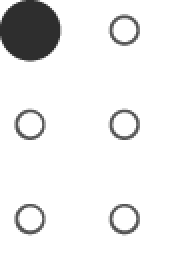
#> input picture img/alphabet/a.png, 89 x 133 px (shown 2 times larger)
$ python -i calibrate_dots.py   (imports and definitions only)
#> lines starting #> are read from the running program, lines starting #| are printed output that depends on the picture; after the words box and inside, x2 and y2 are one past the last pixel; in counts of white or black regions, pixels touching at a corner belong together
import sys
sys.path.insert(0, '..')

import numpy as np
import cv2          # Version 4.2.0
from params import *
import json

import os
path = os.getcwd()
parent_dir = os.path.abspath(os.path.join(path, os.pardir))


def get_dividers(img, show_cell_dividers=SHOW_CELL_DIVIDERS):

    height = img.shape[0]
    width = img.shape[1]

    x_dividers = [0]
    curr_x = 0
    for i in range(NUM_CELLS):
        curr_x += width/NUM_CELLS
        x_dividers.append(curr_x)

        if show_cell_dividers:
            cv2.line(img, (curr_x, 0), (curr_x, height), BLUE, 3)

    return x_dividers


def get_center(img, peg_pushed, show_center=SHOW_CENTER):
    peg_centers = []
    for contour in peg_pushed:
        # compute the center of the contour
        M = cv2.moments(contour)
        cX = int(M["m10"] / M["m00"])
        cY = int(M["m01"] / M["m00"])

        # draw the contour and center of the shape on the image
        if show_center:
            cv2.circle(img, (cX, cY), 3, BLACK, -1)

        peg_centers.append((cX, cY))

    return peg_centers


def number_pegs(img, peg_centers, x_dividers):

    peg_color = {0: (53, 211, 81), 1: (13, 23, 143), 2: (69, 121, 215), 3: (165, 78, 248), 4: (83, 207, 204), 5: (185, 240, 217), 6: (136, 220, 14)}

    center_identifiers = {}
    dot_boundaries = []

    # cell
    cell_nums = {}
    for (cX, cY) in peg_centers:
        for i in range(1, len(x_dividers)):
            if cX > x_dividers[i-1] and cX < x_dividers[i]:
                cell = i-1

                # for cell number
                if i-1 not in cell_nums:
                    cell_nums[cell] = [(cX, cY)]
                else:
                    cell_nums[cell].append((cX, cY))


                # identify centers
                center_identifiers[(cX, cY)] = {"cell": i-1}

                break


    # dot
    for cell in cell_nums:
        initial_sort = sorted(cell_nums[cell] , key=lambda k: k[0])
        col1 = initial_sort[:3]
        col2 = initial_sort[3:]

        col1_sort = sorted(col1, key=lambda k: k[1])
        dot = 1
        for center in col1_sort:
            center_identifiers[center]["dot"] = dot
            dot += 1

        col2_sort = sorted(col2, key=lambda k: k[1])
        dot = 4
        for center in col2_sort:
            center_identifiers[center]["dot"] = dot
            dot += 1


    # color pegs based on color
    if SHOW_PEG_BOUNDS:
        length = 20
        for center in center_identifiers:
            cell = center_identifiers[center]["cell"]
            dot = center_identifiers[center]["dot"]
            (cX, cY) = center

            dot_boundaries.append({  "cell": cell,
                                        "dot": dot,
                                        "top_left": (cX-length, cY-length),
                                        "bottom_right": (cX+length, cY+length)
                                    })

            cv2.rectangle(img, (cX-length, cY-length), (cX+length, cY+length), peg_color[dot], 2)

    return dot_boundaries


def identify_dots(img, show_peg_contours=SHOW_PEG_CONTOURS):
    # Our operations on the frame come here
    img_gray = cv2.cvtColor(img, cv2.COLOR_BGR2GRAY)
    _, thresh = cv2.threshold(img_gray, 240, 255, 0) # (grayscale_image, threshold_value, maxVal, minVal)

    # Get contours
    contours, _ = cv2.findContours(thresh, cv2.RETR_TREE, cv2.CHAIN_APPROX_SIMPLE)

    # make sure contours exist
    if contours is []:
        return img

    # filter/identify pegs that have been pushed up
    peg_pushed = []
    for i in range(0, len(contours)):
        area = cv2.contourArea(contours[i])
        if (area >= PEG_THRESHOLD):
            peg_pushed.append(contours[i])

    # debugging:
    if show_peg_contours:
        cv2.drawContours(img, peg_pushed, -1, RED, 3)


    # cell dividers (x-axis)
    x_dividers = get_dividers(img)

    # peg centers
    peg_centers = get_center(img, peg_pushed)

    # mark cell numbers
    bound_identifiers = number_pegs(img, peg_centers, x_dividers)

    return img, thresh, bound_identifiers


def get_video():

    print("Press ESC to save dot calibration")

    cap = cv2.VideoCapture(VIDEO_PORT)

    while cv2.waitKey(200) & 0xFF != 27:
        # Capture frame-by-frame
        ret, frame = cap.read()
        width  = int(cap.get(3)) # 1280
        height = int(cap.get(4)) # 960

        # only show braille cells
        cropped = frame[CROP_HEIGHT:CROP_WIDTH, 0:width] # img[y:y+h, x:x+w]

        # Image to be shown
        img, thresh, dot_boundaries = identify_dots(cropped)

        # Display the resulting frame
        cv2.imshow('img', img)
        cv2.imshow('thresh', thresh)


    # Serializing json
    json_object = json.dumps(dot_boundaries, indent = 4)

    # Writing to sample.json
    with open(parent_dir+"/json/dot_boundaries.json", "w") as outfile:
        outfile.write(json_object)

    # When everything done, release the capture
    cap.release()
    cv2.destroyAllWindows()
    cv2.waitKey(1)


# [2 lines not run here, left out]

>>> import cv2
>>> picture = cv2.imread('../../img/alphabet/a.png')
#> picture is the input picture: shape (133, 89, 3); min 46, max 255, mean 236.7
>>> result = identify_dots(picture)
#> in identify_dots, `_, thresh = cv2.threshold(img_gray, 240, 255, 0)`:
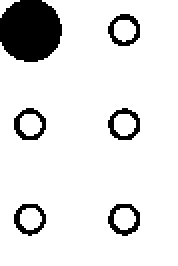
#> thresh: shape (133, 89) (shown 2 times larger); 89% white; 6 black regions
#> in identify_dots, `contours, _ = cv2.findContours(thresh, cv2.RETR_TREE, cv2.CHAIN_APPROX..`: contours = 12 contours; largest, box (x1, y1, x2, y2) and area: (0, 0, 89, 133) 10794, (53, 101, 71, 119) 224, (53, 6, 71, 24) 224, (6, 53, 24, 71) 224, (53, 53, 71, 71) 224
#> the loop in identify_dots, `for i in range(0, len(contours)):` made 12 passes
#> area on passes 1 to 12: 10794, 224.5, 79.5, 220, 79.5, 223.5, 82.5, 224, 81.5, 224.5, 80.5, 23
#> after the loop in identify_dots, `for i in range(0, len(contours)):`: peg_pushed = 6 contours; box (x1, y1, x2, y2) and area: (0, 0, 89, 133) 10794, (53, 101, 71, 119) 224, (53, 6, 71, 24) 224, (6, 53, 24, 71) 224, (53, 53, 71, 71) 224, (6, 101, 24, 119) 220
#> in identify_dots, `cv2.drawContours(img, peg_pushed, -1, RED, 3)`:
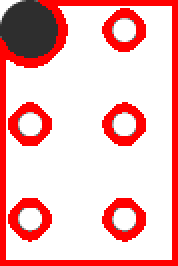
#> img: shape (133, 89, 3) (shown 2 times larger); mean B, G, R 186.8, 186.8, 242.5
#> after the loop in get_dividers, `for i in range(NUM_CELLS):`:
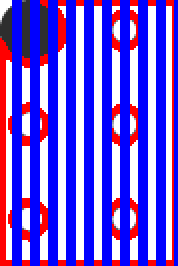
#> img: shape (133, 89, 3) (shown 2 times larger); mean B, G, R 221.2, 86.6, 114.4
#> after the loop in get_dividers, `for i in range(NUM_CELLS):`: curr_x = 89; x_dividers = [0, 8.9, 17.8, 26.7, 35.6, 44.5, 53.4, 62.3, 71.2, 80.1, 89]
#> the loop in get_center, `for contour in peg_pushed:` made 6 passes
#> (cX, cY) on passes 1 to 6: (46, 69), (61, 109), (14, 109), (61, 61), (14, 61), (61, 14)
#> after the loop in get_center, `for contour in peg_pushed:`:
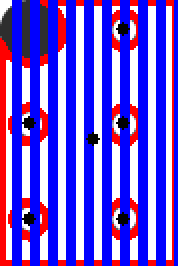
#> img: shape (133, 89, 3) (shown 2 times larger); 1.47% of pixels changed, all inside (x1, y1, x2, y2) = (11, 11, 65, 113)
#> after the loop in get_center, `for contour in peg_pushed:`: peg_centers = [(46, 69), (61, 109), (14, 109), (61, 61), (14, 61), (61, 14)]
#> the loop in number_pegs, `for (cX, cY) in peg_centers:` made 6 passes
#> after the loop in number_pegs, `for (cX, cY) in peg_centers:`: cell_nums = {5: [(46, 69)], 6: [(61, 109), (61, 61), (61, 14)], 1: [(14, 109), (14, 61)]}; center_identifiers = 6 items
#> the loop in number_pegs, `for cell in cell_nums:` made 3 passes
#> (cell, col1, col1_sort) on passes 2 to 3: (6, [(61, 109), (61, 61), (61, 14)], [(61, 14), (61, 61), (61, 109)]), (1, [(14, 109), (14, 61)], [(14, 61), (14, 109)])
#> (cell, col1_sort) on pass 1: (5, [(46, 69)])
#> the loop in number_pegs, `for center in center_identifiers:` made 6 passes
#> (cell, dot, cX, cY) on passes 1 to 6: (5, 1, 46, 69), (6, 3, 61, 109), (1, 2, 14, 109), (6, 2, 61, 61), (1, 1, 14, 61), (6, 1, 61, 14)
#> after the loop in number_pegs, `for center in center_identifiers:`:
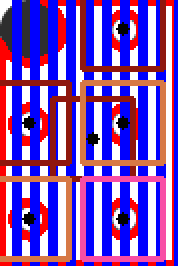
#> img: shape (133, 89, 3) (shown 2 times larger); 19.04% of pixels changed, all inside (x1, y1, x2, y2) = (0, 0, 83, 131)

$ run again, on img/alphabet/d.png
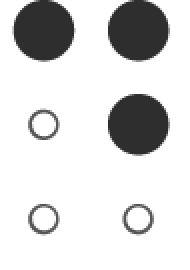
#> input picture img/alphabet/d.png, 95 x 135 px (shown 2 times larger)
#> picture is the input picture: shape (135, 95, 3); min 46, max 255, mean 216.1
#> in identify_dots, `_, thresh = cv2.threshold(img_gray, 240, 255, 0)`:
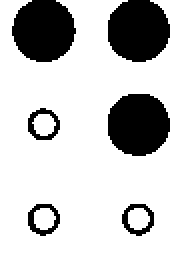
#> thresh: shape (135, 95) (shown 2 times larger); 79.3% white; 6 black regions
#> contours = 8 contours; box (x1, y1, x2, y2) and area: (0, 0, 95, 135) 10974, (53, 46, 86, 79) 822, (13, 101, 31, 119) 226, (13, 53, 31, 71) 226, (60, 101, 78, 119) 224, (16, 57, 28, 68) 82, (64, 104, 75, 115) 81, (17, 104, 28, 115) 80
#> the loop in identify_dots, `for i in range(0, len(contours)):` made 8 passes
#> area on passes 1 to 8: 10973.5, 224.5, 81, 225.5, 80, 225.5, 82, 821.5
#> after the loop in identify_dots, `for i in range(0, len(contours)):`: peg_pushed = 5 contours; box (x1, y1, x2, y2) and area: (0, 0, 95, 135) 10974, (53, 46, 86, 79) 822, (13, 101, 31, 119) 226, (13, 53, 31, 71) 226, (60, 101, 78, 119) 224
#> after the loop in get_dividers, `for i in range(NUM_CELLS):`: curr_x = 95; x_dividers = [0, 9.5, 19, 28.5, 38, 47.5, 57, 66.5, 76, 85.5, 95]
#> the loop in get_center, `for contour in peg_pushed:` made 5 passes
#> (cX, cY) on passes 1 to 5: (47, 74), (68, 109), (21, 109), (21, 61), (68, 61)
#> after the loop in get_center, `for contour in peg_pushed:`: peg_centers = [(47, 74), (68, 109), (21, 109), (21, 61), (68, 61)]
#> the loop in number_pegs, `for (cX, cY) in peg_centers:` made 5 passes
#> after the loop in number_pegs, `for (cX, cY) in peg_centers:`: cell_nums = {4: [(47, 74)], 7: [(68, 109), (68, 61)], 2: [(21, 109), (21, 61)]}; center_identifiers = 5 items
#> the loop in number_pegs, `for cell in cell_nums:` made 3 passes
#> (cell, col1_sort) on pass 1: (4, [(47, 74)])
#> the loop in number_pegs, `for center in center_identifiers:` made 5 passes
#> (cell, dot, cX, cY) on passes 1 to 5: (4, 1, 47, 74), (7, 2, 68, 109), (2, 2, 21, 109), (2, 1, 21, 61), (7, 1, 68, 61)
#> after the loop in number_pegs, `for center in center_identifiers:`:
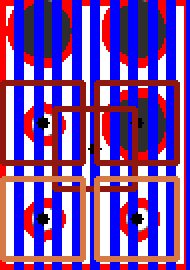
#> img: shape (135, 95, 3) (shown 2 times larger); mean B, G, R 171.6, 75.3, 122.4
